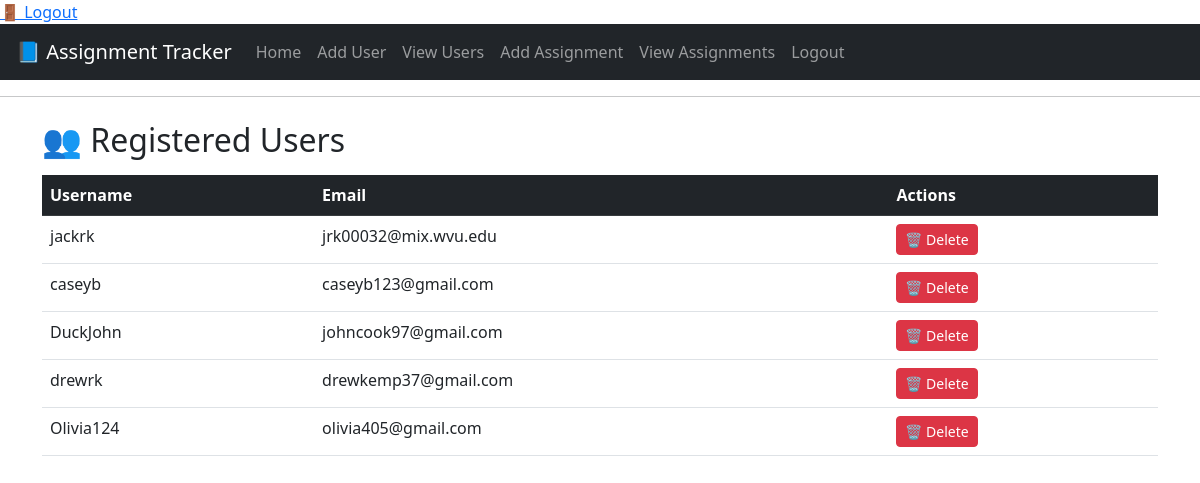
The app's page /users (signed in) with its own data.
### tables this page shows
CREATE TABLE users (
    id INTEGER PRIMARY KEY AUTOINCREMENT,
    username TEXT NOT NULL UNIQUE,
    email TEXT NOT NULL UNIQUE,
    password_hash TEXT NOT NULL
);

### app.py (the view)
@app.route('/users')
@login_required
def view_users():
    conn = get_db_connection()
    users = conn.execute('SELECT id, username, email FROM users').fetchall()
    conn.close()
    return render_template('view_users.html', users=users)

### app.py (called while the page is built)
def login_required(f):
    @wraps(f)
    def wrapper(*args, **kwargs):
        if 'user_id' not in session:
            return redirect(url_for('login'))
        return f(*args, **kwargs)
    return wrapper

def get_db_connection():
    conn = sqlite3.connect('assignments.db')
    conn.row_factory = sqlite3.Row
    return conn

### templates/view_users.html
{% extends 'base.html' %}
{% block content %}
<div class="container mt-4">
  <h2>👥 Registered Users</h2>
  {% if users %}
    <table class="table table-hover mt-3">
      <thead class="table-dark">
        <tr>
          <th>Username</th>
          <th>Email</th>
          <th>Actions</th>
        </tr>
      </thead>
      <tbody>
        {% for user in users %}
        <tr>
          <td>{{ user.username }}</td>
          <td>{{ user.email }}</td>
          <td>
            <form method="POST" action="/users/delete/{{ user.id }}" class="d-inline" onsubmit="return confirm('Are you sure you want to delete {{ user.username }}?');">
              <button type="submit" class="btn btn-sm btn-danger">🗑 Delete</button>
            </form>
          </td>
        </tr>
        {% endfor %}
      </tbody>
    </table>
  {% else %}
    <p class="text-muted">No users found.</p>
  {% endif %}
</div>
{% endblock %}

### records on screen
users: username "jackrk", email "jrk00032@mix.wvu.edu"
users: username "caseyb", email "caseyb123@gmail.com"
users: username "DuckJohn", email "johncook97@gmail.com"
users: username "drewrk", email "drewkemp37@gmail.com"
users: username "Olivia124", email "olivia405@gmail.com"
